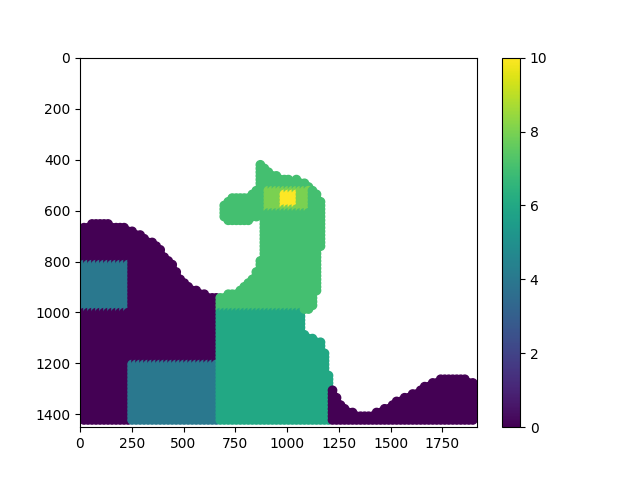

Write Python code to recreate this figure.
import numpy as np
import matplotlib.pyplot as plt

fig, ax = plt.subplots()

import numpy as np
from scipy import interpolate
import matplotlib.pyplot as plt
import shapely.geometry as geom


def circle(R, x0, y0, t0, t1):
    t=np.arange(t0, t1, 0.1)
    x = R * np.cos(t)+x0
    y = R * np.sin(t)+y0
    return x, y

def circle_r(R, x0, y0, t0, t1):
    t=np.arange(t1, t0, -0.1)
    x = R * np.cos(t)+x0
    y = R * np.sin(t)+y0
    return x, y

coords = circle(450, 100, 1100, -1.79, -0.5)

coords_1 = circle_r(240, 660, 695, 6.7, 8.6)  
x = np.append(coords[0], coords_1[0])
y = np.append(coords[1], coords_1[1])


coords_line = np.array([[870, 890], [805, 630]])
x = np.append(x, coords_line[0])
y = np.append(y, coords_line[1])


coords_3 = circle(50, 940, 615, 3.05, 4.05)
x = np.append(x, coords_3[0])
y = np.append(y, coords_3[1])


coords_4 = circle(150, 770, 500, 6.8, 8)
x = np.append(x, coords_4[0])
y = np.append(y, coords_4[1])


coords_5 = circle(50, 740, 600, 1.4, 4.9)
x = np.append(x, coords_5[0])
y = np.append(y, coords_5[1])


coords_6 = circle_r(100, 770, 450, 6, 8.1)
x = np.append(x, coords_6[0])
y = np.append(y, coords_6[1])


coords_7 = circle_r(250, 1040, 230, 1.5, 2.4)
x = np.append(x, coords_7[0])
y = np.append(y, coords_7[1])


coords_8 = circle(150, 1025, 625, 4.7, 6.5)
x = np.append(x, coords_8[0])
y = np.append(y, coords_8[1])

coords_line = np.array([[1175, 1140], [630, 940]])
x = np.append(x, coords_line[0])
y = np.append(y, coords_line[1])


coords_10 = circle(55, 1083, 945, 6.4, 7.9)
x = np.append(x, coords_10[0])
y = np.append(y, coords_10[1])

coords_line = np.array([[1080, 1070], [1000, 1080]])
x = np.append(x, coords_line[0])
y = np.append(y, coords_line[1])


coords_line = np.array([[1079, 1170], [1085, 1115]])
x = np.append(x, coords_line[0])
y = np.append(y, coords_line[1])


coords_line = np.array([[1171, 1210], [1116, 1280]])
x = np.append(x, coords_line[0])
y = np.append(y, coords_line[1])


coords_14 = circle_r(170, 1373, 1230, 1.2, 3)
x = np.append(x, coords_14[0])
y = np.append(y, coords_14[1])


coords_line = np.array([[1440, 1710], [1385, 1270]])
x = np.append(x, coords_line[0])
y = np.append(y, coords_line[1])


coords_16 = circle(200, 1802, 1448, -2, -0.9)
x = np.append(x, coords_16[0])
y = np.append(y, coords_16[1])


coords_line = np.array([[1915, 1915], [1283, 1435]])
x = np.append(x, coords_line[0])
y = np.append(y, coords_line[1])

coords_line = np.array([[1916, 0], [1436, 1436]])
x = np.append(x, coords_line[0])
y = np.append(y, coords_line[1])

coords_line = np.array([[10, 10], [1430, 660]])
x = np.append(x, coords_line[0])
y = np.append(y, coords_line[1])

spline_coords, figure_spline_part = interpolate.splprep([x, y], s=0)
spline_curve = interpolate.splev(figure_spline_part, spline_coords)

coords = []
for i in range(len(spline_curve[0])):
    coords.append([spline_curve[0][i], spline_curve[1][i]])

poly = geom.Polygon(coords)
pointsnumber = 100
x_limits = [0, 1916]
y_limits = [0, 1436]

points_x, points_y = [], []
for x_coord in np.linspace(*x_limits, pointsnumber):
    for y_coord in np.linspace(*y_limits, pointsnumber):
        p = geom.Point(x_coord, y_coord)
        if p.within(poly):
            points_x.append(x_coord)
            points_y.append(y_coord)

x = np.array(points_x)
y = np.array(points_y)
points_new = []
for i in range(len(x)):
    points_new.append([x[i], y[i]])
print(y)
t = 5*np.sin((np.sqrt((x-0.75)**2+y**2)+1)/0.05)
rho=[]
x_new=[]
y_new=[]
print(len(x))
for point in points_new:
    if point[0]>970 and point[0]<1050 and point[1]<590 and point[1]>530:
      rho.append(10)
      x_new.append(point[0])
      y_new.append(point[1])
    elif point[0]>900 and point[0]<1110 and point[1]<600 and point[1]>510:
      rho.append(8)
      x_new.append(point[0])
      y_new.append(point[1])  #rho=x*k0+y*k1
    elif point[0]>670 and point[0]<1200 and point[1]<1000 and point[1]>350:
      rho.append(7)
      x_new.append(point[0])
      y_new.append(point[1])
    elif point[0]>670 and point[0]<1200 and point[1]<1430 and point[1]>1000:
      rho.append(6)
      x_new.append(point[0])
      y_new.append(point[1])
    elif point[0]>250 and point[0]<670 and point[1]<1430 and point[1]>1200:
      rho.append(4)
      x_new.append(point[0])
      y_new.append(point[1])
    elif point[0]>0 and point[0]<250 and point[1]<1000 and point[1]>800:
      rho.append(4)
      x_new.append(point[0])
      y_new.append(point[1])
    else:
      rho.append(0)
      x_new.append(point[0])
      y_new.append(point[1])  


points = ax.scatter(x_new, y_new, c=rho)

c_bar = fig.colorbar(points)
plt.xlim([0, 1916])
plt.ylim([1450, 0])
plt.savefig('horse_test.png')